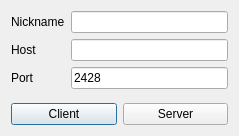
<?xml version="1.0" encoding="UTF-8"?>
<ui version="4.0">
 <class>LoginDialog</class>
 <widget class="QDialog" name="LoginDialog">
  <property name="geometry">
   <rect>
    <x>0</x>
    <y>0</y>
    <width>239</width>
    <height>136</height>
   </rect>
  </property>
  <property name="windowTitle">
   <string>Login</string>
  </property>
  <layout class="QVBoxLayout" name="verticalLayout">
   <item>
    <layout class="QFormLayout" name="formLayout">
     <item row="0" column="0">
      <widget class="QLabel" name="NicknameLabel">
       <property name="text">
        <string>Nickname</string>
       </property>
      </widget>
     </item>
     <item row="0" column="1">
      <widget class="QLineEdit" name="Nickname"/>
     </item>
     <item row="1" column="0">
      <widget class="QLabel" name="HostLabel">
       <property name="text">
        <string>Host</string>
       </property>
      </widget>
     </item>
     <item row="1" column="1">
      <widget class="QLineEdit" name="Host">
       <property name="text">
        <string/>
       </property>
      </widget>
     </item>
     <item row="2" column="0">
      <widget class="QLabel" name="PortLabel">
       <property name="text">
        <string>Port</string>
       </property>
      </widget>
     </item>
     <item row="2" column="1">
      <widget class="QLineEdit" name="Port">
       <property name="text">
        <string>2428</string>
       </property>
      </widget>
     </item>
    </layout>
   </item>
   <item>
    <layout class="QHBoxLayout" name="horizontalLayout">
     <item>
      <widget class="QPushButton" name="Client">
       <property name="text">
        <string>Client</string>
       </property>
       <property name="default">
        <bool>true</bool>
       </property>
      </widget>
     </item>
     <item>
      <widget class="QPushButton" name="Server">
       <property name="text">
        <string>Server</string>
       </property>
      </widget>
     </item>
    </layout>
   </item>
  </layout>
 </widget>
 <resources/>
 <connections/>
</ui>
